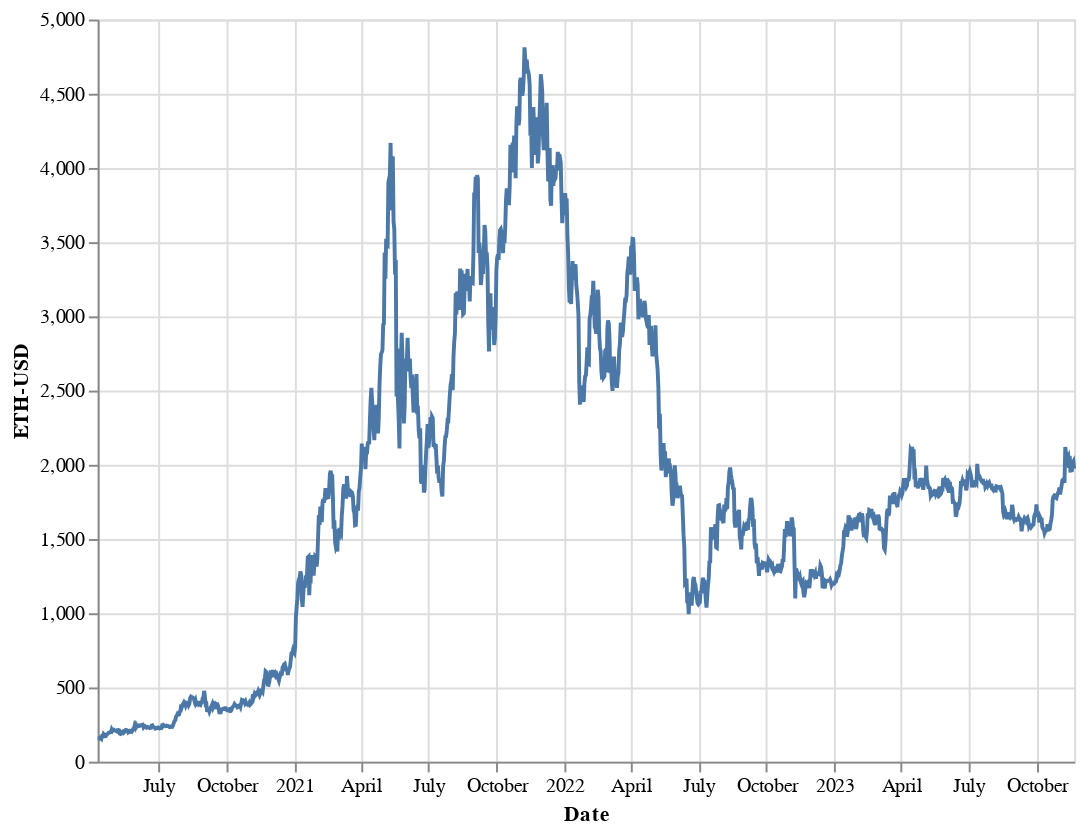

This figure's notebook cell:
### Code cell
alt.Chart(data_ac2).mark_line().encode(
    x='Date ',
    y='ETH-USD'
).properties(
    width=500,
    height=380
)

### Figure 1 — Vega-Lite specification as saved in the notebook (floating-point values rounded to 4 significant figures; data arrays with more than 128 entries replaced by an {"elided": "..."} marker saying what was removed)
{"config": {"view": {"continuousWidth": 300, "continuousHeight": 300}}, "data": {"name": "data-941e0b31a1a9f2b8de91d46060ced39e"}, "mark": {"type": "line"}, "encoding": {"x": {"field": "Date ", "type": "temporal"}, "y": {"field": "ETH-USD", "type": "quantitative"}}, "height": 380, "width": 500, "$schema": "https://vega.github.io/schema/vega-lite/v5.15.1.json", "datasets": {"data-941e0b31a1a9f2b8de91d46060ced39e": {"elided": "1321 records"}}}
